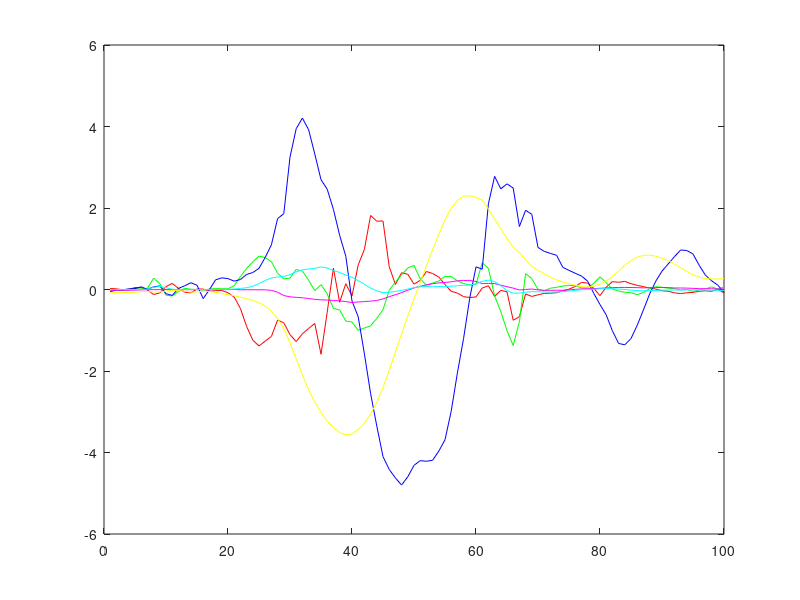

Write MATLAB code to recreate this figure.
close all;
clc;
clear all;

accx = [0.024830102920532227, 0.016422808170318604, -0.007383882999420166, 0.003568887710571289, 0.04876899719238281, 0.04516804218292236, -0.012252330780029297, -0.12254530191421509, -0.08397066593170166, 0.0706244707107544, 0.1500566601753235, 0.027786672115325928, -0.0652233362197876, -0.08206474781036377, 0.011722028255462646, 0.011108458042144775, -0.044376492500305176, -0.027349412441253662, -0.02458876371383667, -0.07901227474212646, -0.1841108202934265, -0.46412384510040283, -0.9059453010559082, -1.243171215057373, -1.3848391771316528, -1.2659839391708374, -1.151271104812622, -0.7489097118377686, -0.8170818090438843, -1.1072478294372559, -1.2771222591400146, -1.0859146118164062, -0.9567869901657104, -0.8334375619888306, -1.5888303518295288, -0.5557452440261841, 0.5271720886230469, -0.312563419342041, 0.14193177223205566, -0.15838122367858887, 0.6025826930999756, 0.9870948791503906, 1.8166594505310059, 1.6759285926818848, 1.6809148788452148, 0.5624704360961914, 0.12407302856445312, 0.41112494468688965, 0.3733806610107422, 0.13285374641418457, 0.22247719764709473, 0.44173145294189453, 0.3932027816772461, 0.30560302734375, 0.12191939353942871, -0.044106245040893555, -0.08851504325866699, -0.17594528198242188, -0.1958754062652588, -0.1826937198638916, 0.03479814529418945, 0.09247684478759766, -0.1705775260925293, -0.021373748779296875, -0.05715465545654297, -0.7542908191680908, -0.6661868095397949, -0.10857915878295898, -0.17013764381408691, -0.1302090883255005, -0.09593737125396729, -0.08966553211212158, -0.08005130290985107, -0.027027606964111328, 0.008029818534851074, 0.07455909252166748, 0.17390990257263184, 0.15679657459259033, 0.026747584342956543, -0.14993619918823242, 0.056174516677856445, 0.19271671772003174, 0.17748808860778809, 0.19992601871490479, 0.1428455114364624, 0.10182154178619385, 0.06980001926422119, 0.035274624824523926, 0.010594964027404785, -0.029540061950683594, -0.04437577724456787, -0.08002293109893799, -0.1015627384185791, -0.07964575290679932, -0.07172226905822754, -0.04258716106414795, -0.03173184394836426, -0.0438615083694458, 0.010364770889282227, -0.08379364013671875];
accy = [-0.02067727968096733, -0.013756569474935532, -0.017573382705450058, -0.014075685292482376, 0.021330520510673523, 0.012314941734075546, 0.029253263026475906, 0.2785857021808624, 0.14482250809669495, -0.13853910565376282, -0.1597508192062378, -0.051397982984781265, 0.02871660143136978, 0.007274609059095383, -8.280612528324127E-4, -0.01727474108338356, 0.010378461331129074, 0.022331226617097855, 0.018738362938165665, 0.01637088507413864, 0.09590175747871399, 0.3183245360851288, 0.5191088318824768, 0.6790775656700134, 0.8186895251274109, 0.7837981581687927, 0.6799362897872925, 0.4013480544090271, 0.26043131947517395, 0.27923354506492615, 0.4910344183444977, 0.4537493884563446, 0.2285621166229248, -0.027349885553121567, 0.11886831372976303, -0.1080518588423729, -0.4634730815887451, -0.4999929666519165, -0.7728719711303711, -0.7986294031143188, -1.0006844997406006, -0.9443005919456482, -0.8906412720680237, -0.7084156274795532, -0.4959407448768616, -0.01588405668735504, 0.1776774674654007, 0.3595883250236511, 0.5284501910209656, 0.5908445119857788, 0.26267027854919434, 0.10313151776790619, 0.16007202863693237, 0.20849817991256714, 0.3227474093437195, 0.3190848231315613, 0.2131807804107666, 0.14587919414043427, 0.10825048387050629, 0.13044172525405884, 0.6561390161514282, 0.517051100730896, -0.1573750227689743, -0.5420501232147217, -1.0092021226882935, -1.374919056892395, -0.7886644601821899, 0.3884865641593933, 0.26894819736480713, 0.0021370351314544678, -0.03509363532066345, 0.03224670886993408, 0.05404359847307205, 0.0841534435749054, 0.1000678539276123, 0.09531854093074799, 0.03981587290763855, 0.04266088455915451, 0.1516568809747696, 0.30950555205345154, 0.16679556667804718, 0.009558044373989105, -0.03665192425251007, -0.06876756250858307, -0.07945530116558075, -0.12601754069328308, -0.07202930748462677, 0.017953261733055115, 0.07047327607870102, 0.0536479651927948, 0.03071168065071106, 0.021148569881916046, -0.010629892349243164, 6.806328892707825E-4, -0.04643714427947998, -0.0059495046734809875, 0.014491073787212372, 0.06369750201702118, 0.012391552329063416, 0.05821683257818222];
accz = [-0.052596092224121094, -0.012776374816894531, -0.007708549499511719, 0.015103340148925781, 0.02231311798095703, 0.06624984741210938, 0.004111289978027344, 0.06476593017578125, 0.08814239501953125, -0.10234832763671875, -0.14530372619628906, 0.026920318603515625, 0.08970069885253906, 0.16625022888183594, 0.10451793670654297, -0.22381210327148438, -0.0033941268920898438, 0.23777198791503906, 0.2858705520629883, 0.26718711853027344, 0.2048196792602539, 0.24395751953125, 0.3695487976074219, 0.4164304733276367, 0.5196151733398438, 0.7878761291503906, 1.0979442596435547, 1.7393178939819336, 1.8617181777954102, 3.2499914169311523, 3.945932388305664, 4.206892013549805, 3.9226627349853516, 3.3238983154296875, 2.6957807540893555, 2.4606456756591797, 1.9678077697753906, 1.3347997665405273, 0.8164739608764648, -0.28350162506103516, -0.6681938171386719, -1.5801725387573242, -2.553561210632324, -3.351681709289551, -4.100502967834473, -4.415552139282227, -4.624177932739258, -4.797954559326172, -4.595676422119141, -4.315371513366699, -4.199850082397461, -4.215370178222656, -4.1906328201293945, -3.966510772705078, -3.687318801879883, -2.98769474029541, -2.045933723449707, -1.196934700012207, -0.2022838592529297, 0.5554962158203125, 0.4974174499511719, 2.102169990539551, 2.777109146118164, 2.4696531295776367, 2.5927562713623047, 2.4891204833984375, 1.5451602935791016, 1.9442481994628906, 1.8438835144042969, 1.032674789428711, 0.9360475540161133, 0.8858213424682617, 0.840057373046875, 0.5439119338989258, 0.4697856903076172, 0.3985424041748047, 0.3325157165527344, 0.2046957015991211, -0.09622764587402344, -0.3694610595703125, -0.6224946975708008, -1.0133981704711914, -1.3234567642211914, -1.3569536209106445, -1.2038564682006836, -0.879664421081543, -0.5026798248291016, -0.11204338073730469, 0.20529842376708984, 0.4508523941040039, 0.6272945404052734, 0.8041000366210938, 0.9694528579711914, 0.9572048187255859, 0.8715648651123047, 0.594172477722168, 0.3522043228149414, 0.2135944366455078, 0.10635089874267578, -0.07007408142089844];
    
gyrX = [-0.0171966552734375, -0.0171966552734375, -0.0204010009765625, -0.0182647705078125, -0.014007568359375, -0.0086822509765625, -0.0054779052734375, -0.00335693359375, -0.00335693359375, -0.001220703125, -0.00335693359375, -0.00335693359375, -0.00335693359375, -0.0054779052734375, -0.00335693359375, -0.004425048828125, -0.00335693359375, -0.00335693359375, -0.00335693359375, -0.002288818359375, -1.52587890625E-4, -0.0076141357421875, -0.0054779052734375, -0.0065460205078125, -0.0065460205078125, -0.0076141357421875, -0.0214691162109375, -0.0651397705078125, -0.148223876953125, -0.1801910400390625, -0.1919097900390625, -0.2025604248046875, -0.2217254638671875, -0.24090576171875, -0.2547607421875, -0.2579498291015625, -0.2696685791015625, -0.2781982421875, -0.296295166015625, -0.31866455078125, -0.3058929443359375, -0.296295166015625, -0.28564453125, -0.2675323486328125, -0.232391357421875, -0.1759185791015625, -0.129058837890625, -0.0768585205078125, -0.016143798828125, 0.0392608642578125, 0.079742431640625, 0.112762451171875, 0.1415252685546875, 0.1628265380859375, 0.1734771728515625, 0.190521240234375, 0.212890625, 0.2214202880859375, 0.2224884033203125, 0.1969146728515625, 0.145782470703125, 0.14898681640625, 0.1468505859375, 0.1063690185546875, 0.069091796875, 0.033935546875, -0.011871337890625, 9.002685546875E-4, 0.011566162109375, -0.0076141357421875, -0.0193328857421875, -0.0193328857421875, -0.0182647705078125, -0.0204010009765625, -0.01080322265625, 0.0041046142578125, 0.0136871337890625, 0.02008056640625, 0.022216796875, 0.0296630859375, 0.0381927490234375, 0.045654296875, 0.0499114990234375, 0.0509796142578125, 0.0488433837890625, 0.045654296875, 0.0403289794921875, 0.0467071533203125, 0.0467071533203125, 0.0509796142578125, 0.0477752685546875, 0.0371246337890625, 0.0371246337890625, 0.033935546875, 0.0286102294921875, 0.021148681640625, 0.019012451171875, 0.019012451171875, 0.0136871337890625, 0.0126190185546875];
gyrY = [-0.0724334716796875, -0.073486328125, -0.0702972412109375, -0.0724334716796875, -0.0670928955078125, -0.051116943359375, -0.050048828125, -0.0585784912109375, -0.0585784912109375, -0.039398193359375, -0.0234222412109375, -0.02874755859375, -0.041534423828125, -0.06390380859375, -0.0607147216796875, -0.041534423828125, -0.0489959716796875, -0.0713653564453125, -0.100128173828125, -0.1267547607421875, -0.154449462890625, -0.1853485107421875, -0.22369384765625, -0.2684326171875, -0.323822021484375, -0.40692138671875, -0.5379486083984375, -0.715850830078125, -0.9587249755859375, -1.308135986328125, -1.7033538818359375, -2.096435546875, -2.4650115966796875, -2.76434326171875, -3.01788330078125, -3.2309417724609375, -3.3896636962890625, -3.5110931396484375, -3.5696868896484375, -3.5462493896484375, -3.43865966796875, -3.2831268310546875, -3.0572967529296875, -2.767547607421875, -2.4053497314453125, -1.982452392578125, -1.53717041015625, -1.0854949951171875, -0.6519317626953125, -0.23541259765625, 0.172576904296875, 0.5784454345703125, 0.975799560546875, 1.3571624755859375, 1.7108306884765625, 1.9941864013671875, 2.183807373046875, 2.2903289794921875, 2.2999114990234375, 2.263702392578125, 2.193389892578125, 1.97607421875, 1.72894287109375, 1.4913787841796875, 1.246368408203125, 1.04290771484375, 0.9086761474609375, 0.722259521484375, 0.564605712890625, 0.470855712890625, 0.3845672607421875, 0.303619384765625, 0.2354278564453125, 0.18536376953125, 0.143829345703125, 0.106536865234375, 0.07244873046875, 0.06072998046875, 0.08203125, 0.132110595703125, 0.20880126953125, 0.3153228759765625, 0.4538116455078125, 0.5933685302734375, 0.7084197998046875, 0.79150390625, 0.83837890625, 0.8426361083984375, 0.8181304931640625, 0.77020263671875, 0.7084197998046875, 0.630645751953125, 0.5337066650390625, 0.4410247802734375, 0.3590087890625, 0.30255126953125, 0.2716522216796875, 0.2588653564453125, 0.2578125, 0.26739501953125];
gyrZ = [-7.171630859375E-4, 3.509521484375E-4, 0.0014190673828125, -0.00177001953125, -7.171630859375E-4, -7.171630859375E-4, 0.0078125, 0.0546875, 0.0738525390625, 0.0450897216796875, 0.00567626953125, -0.00177001953125, 0.0014190673828125, 0.0014190673828125, 3.509521484375E-4, 3.509521484375E-4, 3.509521484375E-4, 0.0014190673828125, 0.0014190673828125, 0.0035552978515625, 0.0120697021484375, 0.0259246826171875, 0.04296875, 0.0791778564453125, 0.145233154296875, 0.221923828125, 0.28265380859375, 0.30609130859375, 0.3231353759765625, 0.3657379150390625, 0.431793212890625, 0.4818572998046875, 0.5031585693359375, 0.5159454345703125, 0.554290771484375, 0.5287322998046875, 0.46588134765625, 0.420074462890625, 0.3529510498046875, 0.3007659912109375, 0.2176666259765625, 0.1281890869140625, 0.0355072021484375, -0.0326690673828125, -0.0784759521484375, -0.0699462890625, -0.0465087890625, -0.0230865478515625, 0.00994873046875, 0.0461578369140625, 0.065338134765625, 0.074920654296875, 0.0791778564453125, 0.074920654296875, 0.0706634521484375, 0.0813140869140625, 0.0919647216796875, 0.1047515869140625, 0.1143341064453125, 0.1377716064453125, 0.199554443359375, 0.2325897216796875, 0.1952972412109375, 0.0941009521484375, -0.026275634765625, -0.0901947021484375, -0.0869903564453125, -0.0656890869140625, -0.051849365234375, -0.0550384521484375, -0.061431884765625, -0.0635528564453125, -0.061431884765625, -0.0529022216796875, -0.037994384765625, -0.0209503173828125, -0.00604248046875, 0.0014190673828125, 0.006744384765625, 0.018463134765625, 0.0227203369140625, 0.020599365234375, 0.0110015869140625, 3.509521484375E-4, -0.014556884765625, -0.02520751953125, -0.0316009521484375, -0.028411865234375, -0.0230865478515625, -0.015625, -0.012420654296875, -0.01348876953125, -0.012420654296875, -0.0102996826171875, -0.0081634521484375, -0.0113677978515625, -0.012420654296875, -0.015625, -0.0209503173828125, -0.0198822021484375];

x = 1:100

plot(x, accx, 'r', 
     x, accy, 'g', 
     x, accz, 'b',
     x, gyrX, 'm', 
     x, gyrY, 'y', 
     x, gyrZ, 'c');
         
         
         
         